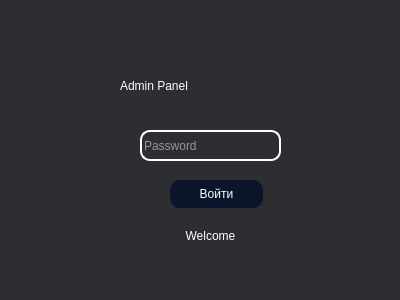
<?xml version="1.0" encoding="UTF-8"?>
<ui version="4.0">
 <class>Form</class>
 <widget class="QWidget" name="Form">
  <property name="geometry">
   <rect>
    <x>0</x>
    <y>0</y>
    <width>400</width>
    <height>300</height>
   </rect>
  </property>
  <property name="windowTitle">
   <string>Form</string>
  </property>
  <property name="styleSheet">
   <string notr="true">background-color: rgb(45, 46, 49);</string>
  </property>
  <widget class="QLabel" name="label">
   <property name="geometry">
    <rect>
     <x>120</x>
     <y>60</y>
     <width>191</width>
     <height>51</height>
    </rect>
   </property>
   <property name="styleSheet">
    <string notr="true">font: 20pt &quot;Sitka Subheading&quot;;
color: rgb(255, 255, 255);</string>
   </property>
   <property name="text">
    <string>Admin Panel</string>
   </property>
  </widget>
  <widget class="QLineEdit" name="password">
   <property name="geometry">
    <rect>
     <x>140</x>
     <y>130</y>
     <width>141</width>
     <height>31</height>
    </rect>
   </property>
   <property name="styleSheet">
    <string notr="true">border: 2px solid #FFFFFF;
color: rgb(255, 255, 255);
border-radius: 10px;
background-color: rgb(255, 255, 255, 0);</string>
   </property>
   <property name="placeholderText">
    <string>Password</string>
   </property>
  </widget>
  <widget class="QLabel" name="result">
   <property name="geometry">
    <rect>
     <x>170</x>
     <y>220</y>
     <width>81</width>
     <height>31</height>
    </rect>
   </property>
   <property name="styleSheet">
    <string notr="true">color: rgb(255, 255, 255);</string>
   </property>
   <property name="text">
    <string>Welcome</string>
   </property>
   <property name="alignment">
    <set>Qt::AlignCenter</set>
   </property>
  </widget>
  <widget class="QPushButton" name="confirm">
   <property name="geometry">
    <rect>
     <x>170</x>
     <y>180</y>
     <width>93</width>
     <height>28</height>
    </rect>
   </property>
   <property name="styleSheet">
    <string notr="true">QPushButton{
font: 12pt &quot;MS Shell Dlg 2&quot;;
color: rgb(255, 255, 255);
background-color: rgb(10, 21, 44);
border-radius: 10px;
}

QPushButton::hover
{
background-color: rgb(85, 85, 127, 0);
border: 2px solid #FFFFFF;
border-radius: 10px;
}



</string>
   </property>
   <property name="text">
    <string>Войти</string>
   </property>
  </widget>
 </widget>
 <resources/>
 <connections/>
</ui>
